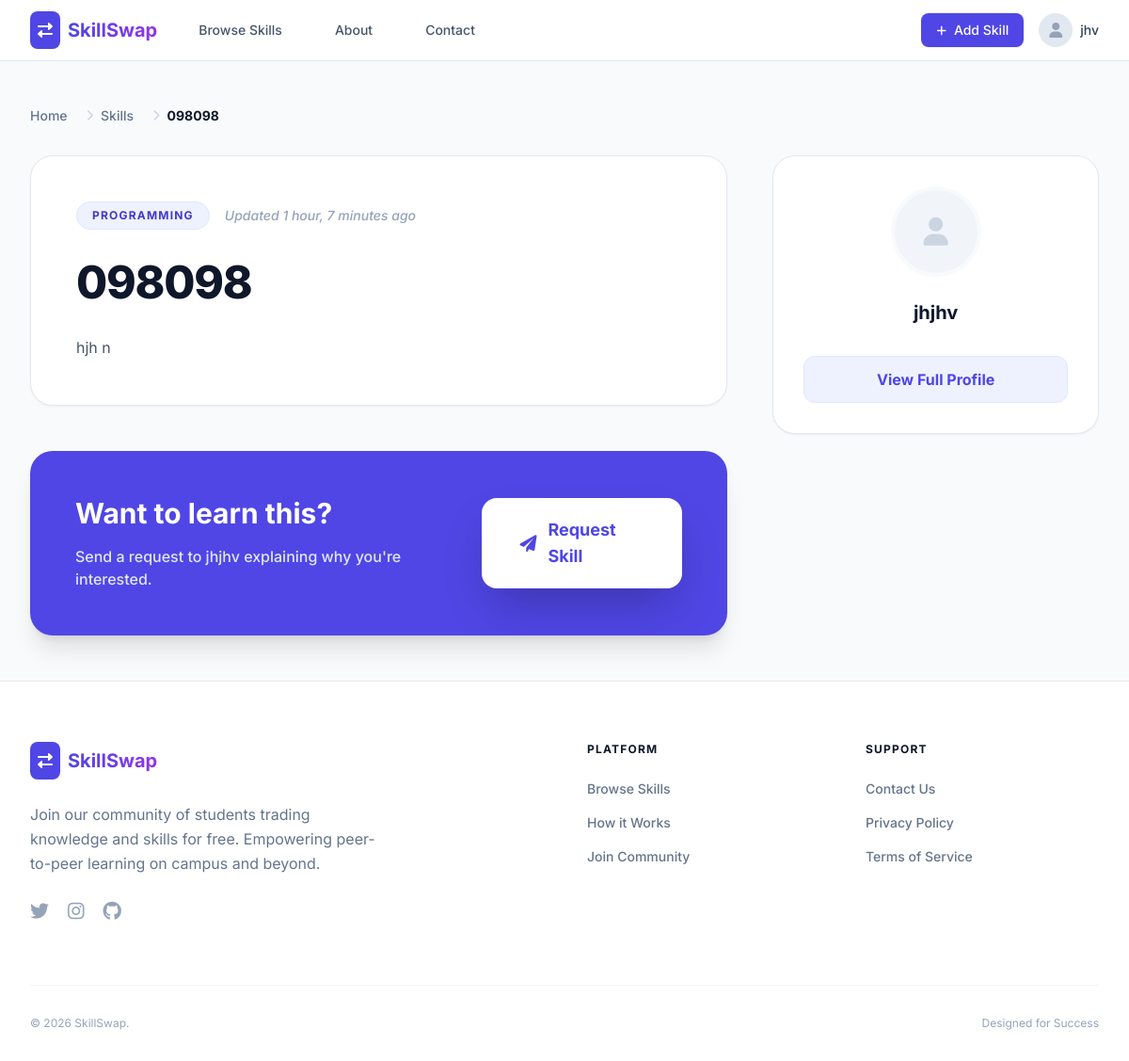
/skills/2/ (signed in), run on the app's committed database.
### accounts/models.py (models this page shows, shortened)
class User(AbstractUser):
    username = None
    email = models.EmailField(_('email address'), unique=True)
    full_name = models.CharField(_('full name'), max_length=150)
    USERNAME_FIELD = 'email'
    REQUIRED_FIELDS = ['full_name']
    objects = UserManager()

### skills/models.py (models this page shows, shortened)
class Skill(models.Model):
    user = models.ForeignKey(settings.AUTH_USER_MODEL, on_delete=models.CASCADE, related_name='skills')
    name = models.CharField(max_length=200, db_index=True)
    description = models.TextField()
    category = models.ForeignKey(Category, on_delete=models.CASCADE, related_name='skills')
    created_at = models.DateTimeField(auto_now_add=True)
    updated_at = models.DateTimeField(auto_now=True)

class Category(models.Model):
    name = models.CharField(max_length=100, unique=True)
    slug = models.SlugField(max_length=120, unique=True)
    class Meta:
        verbose_name_plural = "Categories"

### skills/views.py (the view)
# urls.py: path('<int:pk>/', SkillDetailView.as_view(), name='detail'),
class SkillDetailView(DetailView):
    model = Skill
    template_name = 'skills/skill_detail.html'
    context_object_name = 'skill'

### templates/skills/skill_detail.html (shortened to what this page needs)
{% extends 'base.html' %}
{% block content %}
<div class="max-w-7xl mx-auto px-4 sm:px-6 lg:px-8 py-12">
    <nav class="flex mb-8" aria-label="Breadcrumb">
        <ol class="inline-flex items-center space-x-1 md:space-x-3">
            <li class="inline-flex items-center">
                <a href="{% url 'core:home' %}" class="text-sm font-medium text-slate-500 hover:text-indigo-600 transition-colors">Home</a>
            </li>
            <li class="flex items-center">
                <i class="fas fa-chevron-right text-slate-300 mx-2 text-xs"></i>
                <a href="{% url 'skills:list' %}" class="text-sm font-medium text-slate-500 hover:text-indigo-600 transition-colors">Skills</a>
            </li>
            <li class="flex items-center">
                <i class="fas fa-chevron-right text-slate-300 mx-2 text-xs"></i>
                <span class="text-sm font-bold text-slate-900">{{ skill.name }}</span>
            </li>
        </ol>
    </nav>
    <div class="grid grid-cols-1 lg:grid-cols-3 gap-12">
        <div class="lg:col-span-2 space-y-12">
            <div class="bg-white rounded-3xl p-8 md:p-12 shadow-sm border border-slate-200">
                <div class="flex items-center space-x-4 mb-8">
                    <span class="px-4 py-1.5 bg-indigo-50 text-indigo-700 text-xs font-bold rounded-full uppercase tracking-widest border border-indigo-100">
                        {{ skill.category.name }}
                    </span>
                    <span class="text-slate-400 text-sm italic font-medium">Updated {{ skill.updated_at|timesince }} ago</span>
                </div>
                <h1 class="text-4xl md:text-5xl font-extrabold text-slate-900 mb-8 leading-tight tracking-tight">{{ skill.name }}</h1>
                <div class="prose prose-indigo max-w-none text-slate-600 leading-relaxed space-y-6">
                    {{ skill.description|linebreaks }}
                </div>
            </div>
            <div class="bg-indigo-600 rounded-3xl p-8 md:p-12 text-white shadow-xl relative overflow-hidden">
                <div class="relative z-10 flex flex-col md:flex-row md:items-center justify-between gap-8">
                    <div class="max-w-md">
                        <h2 class="text-3xl font-bold mb-4">Want to learn this?</h2>
                        <p class="text-indigo-100 font-medium">Send a request to {{ skill.user.full_name }} explaining why you're interested.</p>
                    </div>
                    {% if user.is_authenticated %}
                        {% if user != skill.user %}
                            <a href="{% url 'skill_requests:send' skill.pk %}" class="bg-white text-indigo-600 px-10 py-5 rounded-2xl font-bold text-lg hover:bg-slate-900 hover:text-white transition-all shadow-2xl flex items-center justify-center">
                                <i class="fas fa-paper-plane mr-3"></i> Request Skill
                            </a>
                        {% else %}
                            <a href="{% url 'skills:update' skill.pk %}" class="bg-white text-indigo-600 px-10 py-4 rounded-2xl font-bold hover:bg-slate-900 hover:text-white transition-all">
                                <i class="fas fa-edit mr-2"></i> Edit My Skill
                            </a>
                        {% endif %}
                    {% else %}
                        <a href="{% url 'accounts:login' %}" class="bg-white text-indigo-600 px-10 py-5 rounded-2xl font-bold text-lg hover:bg-slate-900 hover:text-white transition-all shadow-2xl flex items-center justify-center">
                            Login to Request
                        </a>
                    {% endif %}
                </div>
            </div>
        </div>
        <aside class="space-y-8">
            <div class="bg-white rounded-3xl p-8 shadow-sm border border-slate-200">
                <div class="flex flex-col items-center text-center">
                    <div class="w-24 h-24 bg-slate-100 rounded-full flex items-center justify-center overflow-hidden border-4 border-slate-50 mb-6">
                        {% if skill.user.profile.avatar %}
                            <img src="{{ skill.user.profile.avatar.url }}" class="w-full h-full object-cover">
                        {% else %}<i class="fas fa-user text-slate-300 text-3xl"></i>{% endif %}
                    </div>
                    <h4 class="text-xl font-bold text-slate-900 mb-2">{{ skill.user.full_name }}</h4>
                    <a href="{% url 'accounts:profile' skill.user.pk %}" class="w-full text-indigo-600 font-bold py-3 bg-indigo-50 border border-indigo-100 rounded-xl hover:bg-indigo-600 hover:text-white transition-all duration-300">View Full Profile</a>
                </div>
            </div>
        </aside>
    </div>
</div>
{% endblock %}

### templates/base.html (shortened to what this page needs)
<!DOCTYPE html>
<html lang="en">
<head>
    <script src="https://cdn.tailwindcss.com"></script>
    <link href="https://cdnjs.cloudflare.com/ajax/libs/font-awesome/6.0.0/css/all.min.css" rel="stylesheet">
</head>
<body class="bg-slate-50 min-h-screen flex flex-col">
    <nav class="bg-white border-b border-slate-200 sticky top-0 z-50">
        <div class="max-w-7xl mx-auto px-4 sm:px-6 lg:px-8">
            <div class="flex justify-between h-16">
                <div class="flex items-center">
                    <a href="{% url 'core:home' %}" class="flex-shrink-0 flex items-center space-x-2">
                        <div class="bg-indigo-600 p-2 rounded-lg">
                            <i class="fas fa-exchange-alt text-white"></i>
                        </div>
                        <span class="text-xl font-bold bg-clip-text text-transparent bg-gradient-to-r from-indigo-600 to-purple-600">SkillSwap</span>
                    </a>
                    <div class="hidden md:ml-8 md:flex md:space-x-8">
                        <a href="{% url 'skills:list' %}" class="text-slate-600 hover:text-indigo-600 px-3 py-2 text-sm font-medium transition duration-200">Browse Skills</a>
                        <a href="{% url 'core:about' %}" class="text-slate-600 hover:text-indigo-600 px-3 py-2 text-sm font-medium transition duration-200">About</a>
                        <a href="{% url 'core:contact' %}" class="text-slate-600 hover:text-indigo-600 px-3 py-2 text-sm font-medium transition duration-200">Contact</a>
                    </div>
                </div>
                <div class="flex items-center space-x-4">
                    {% if user.is_authenticated %}
                        <a href="{% url 'skills:create' %}" class="bg-indigo-600 text-white px-4 py-2 rounded-lg text-sm font-medium hover:bg-indigo-700 transition duration-200 shadow-sm">
                            <i class="fas fa-plus mr-2 text-xs"></i>Add Skill
                        </a>
                        <div class="relative flex items-center group">
                            <button class="flex items-center space-x-2 focus:outline-none py-2">
                                <div class="w-9 h-9 bg-slate-200 rounded-full flex items-center justify-center overflow-hidden border border-slate-200">
                                    {% if user.profile.avatar %}
                                        <img src="{{ user.profile.avatar.url }}" alt="avatar" class="w-full h-full object-cover">
                                    {% else %}
                                        <i class="fas fa-user text-slate-400"></i>
                                    {% endif %}
                                </div>
                                <span class="hidden md:block text-slate-700 text-sm font-medium">{{ user.full_name }}</span>
                            </button>
                        </div>
                    {% else %}
                        <a href="{% url 'accounts:login' %}" class="text-slate-600 hover:text-indigo-600 text-sm font-medium px-3 py-2">Login</a>
                        <a href="{% url 'accounts:signup' %}" class="bg-indigo-600 text-white px-5 py-2.5 rounded-lg text-sm font-medium hover:bg-indigo-700 transition duration-200 shadow-md">Sign Up</a>
                    {% endif %}
                </div>
            </div>
        </div>
    </nav>
    <main class="flex-grow">
        {% block content %}{% endblock %}
    </main>
    <footer class="bg-white border-t border-slate-200 pt-16 pb-8">
        <div class="max-w-7xl mx-auto px-4 sm:px-6 lg:px-8">
            <div class="grid grid-cols-1 md:grid-cols-4 gap-12">
                <div class="col-span-1 md:col-span-2">
                    <div class="flex items-center space-x-2 mb-6">
                        <div class="bg-indigo-600 p-2 rounded-lg">
                            <i class="fas fa-exchange-alt text-white"></i>
                        </div>
                        <span class="text-xl font-bold bg-clip-text text-transparent bg-gradient-to-r from-indigo-600 to-purple-600">SkillSwap</span>
                    </div>
                    <p class="text-slate-500 max-w-sm mb-6 leading-relaxed">
                        Join our community of students trading knowledge and skills for free. Empowering peer-to-peer learning on campus and beyond.
                    </p>
                    <div class="flex space-x-5">
                        <a href="#" class="text-slate-400 hover:text-indigo-600 transition-colors"><i class="fab fa-twitter text-xl"></i></a>
                        <a href="#" class="text-slate-400 hover:text-indigo-600 transition-colors"><i class="fab fa-instagram text-xl"></i></a>
                        <a href="#" class="text-slate-400 hover:text-indigo-600 transition-colors"><i class="fab fa-github text-xl"></i></a>
                    </div>
                </div>
                <div>
                    <h4 class="font-bold text-slate-900 mb-6 uppercase text-xs tracking-widest">Platform</h4>
                    <ul class="space-y-4 text-sm font-medium">
                        <li><a href="{% url 'skills:list' %}" class="text-slate-500 hover:text-indigo-600 transition-colors">Browse Skills</a></li>
                        <li><a href="{% url 'core:about' %}" class="text-slate-500 hover:text-indigo-600 transition-colors">How it Works</a></li>
                        <li><a href="{% url 'accounts:signup' %}" class="text-slate-500 hover:text-indigo-600 transition-colors">Join Community</a></li>
                    </ul>
                </div>
                <div>
                    <h4 class="font-bold text-slate-900 mb-6 uppercase text-xs tracking-widest">Support</h4>
                    <ul class="space-y-4 text-sm font-medium">
                        <li><a href="{% url 'core:contact' %}" class="text-slate-500 hover:text-indigo-600 transition-colors">Contact Us</a></li>
                        <li><a href="#" class="text-slate-500 hover:text-indigo-600 transition-colors">Privacy Policy</a></li>
                        <li><a href="#" class="text-slate-500 hover:text-indigo-600 transition-colors">Terms of Service</a></li>
                    </ul>
                </div>
            </div>
            <div class="mt-16 pt-8 border-t border-slate-100 flex flex-col md:flex-row justify-between items-center space-y-4 md:space-y-0 text-slate-400 text-xs">
                <p>&copy; 2026 SkillSwap.</p>
                <p>Designed for Success</p>
            </div>
        </div>
    </footer>
</body>
</html>

### templates/base.html (style rules this page uses)
body { font-family: 'Inter', sans-serif; }

### data on the page
User: full_name "jhv"
Skill: name "098098", category.name "PROGRAMMING", updated_at "1 hour, 7 minutes", description "hjh n", user.full_name "jhjhv"
